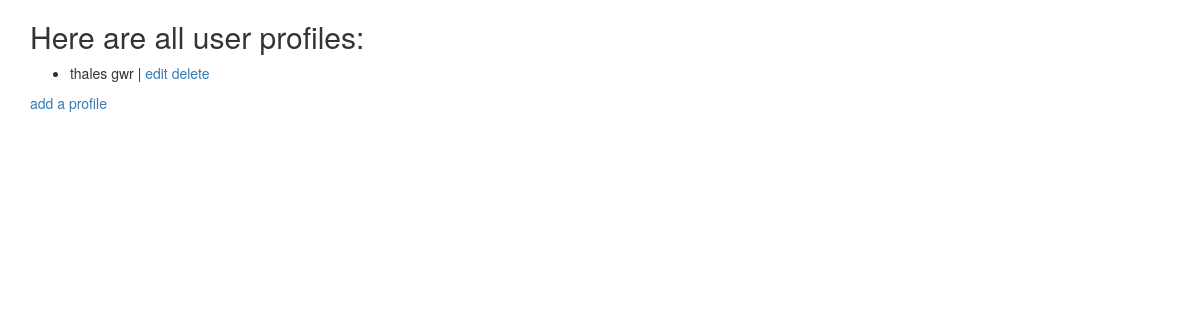
Before: / with the older database file.
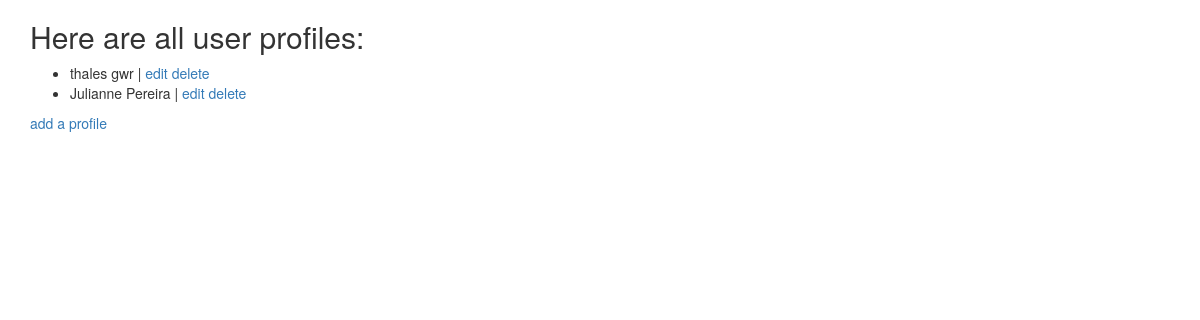
After: the same page with the newer database file.
### Author/models.py (models this page shows, shortened)
class Profile(models.Model):
    first_name = models.CharField(max_length=100)
    last_name = models.CharField(max_length=100)
    created_date = models.DateTimeField(default=timezone.now)

### Author/views.py (the view)
# urls.py: path('', views.ProfileList.as_view(), name='profile-list'),
class ProfileList(ListView):
    model = Profile

### Author/templates/Author/profile_list.html (shortened to what this page needs)
{% extends "base.html" %}
{% block content %}
    <h2>Here are all user profiles: </h2>
    <div>
        <ul>
            {% for profile in object_list %}
                <li>{{ profile.first_name }} {{ profile.last_name }} | <a
                        href="{% url 'author:profile-update' profile.pk %}">edit</a>
                    <a href="{% url 'author:profile-delete' profile.pk %}">delete</a>
                </li>
            {% empty %}
                <li>No profile yet.</li>
            {% endfor %}
        </ul>
        <p>
            <a href="{% url 'author:profile-add' %}">add a profile</a>
        </p>
    </div>
{% endblock %}

Changed rows visible on the page:
added Profile: first_name "Julianne", last_name "Pereira"
